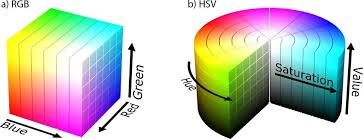
#> input picture images.jpeg, 363 x 139 px
$ python hsv.py
#> lines starting #> are read from the running program, lines starting #| are printed output that depends on the picture
# -*- coding: utf-8 -*-
"""HSV.ipynb

Automatically generated by Colaboratory.

Original file is located at
    https://colab.research.google.com/drive/0B20zzeVCKx43R2U0ZjJPYUd2YzM3aXZSNGpUT29kYV8xSWc0
"""

import numpy as np

import cv2

import operator

x = input("Enter image path: ")
#> the answer given: images.jpeg

img2 = cv2.imread(x)
#> img2 is the input picture: shape (139, 363, 3); mean B, G, R 189.8, 196.6, 195.8

cv2.imshow('img3',img2)
cv2.waitKey(0)
cv2.destroyAllWindows()


hsv_img=cv2.cvtColor(img2, cv2.COLOR_RGB2HSV)
#> hsv_img: shape (139, 363, 3); mean H, S, V 56.3, 82.2, 222.2

cv2.imshow('img3',hsv_img)
cv2.waitKey(0)
cv2.destroyAllWindows()

def auto_canny(image, sigma=0.33):
	# compute the median of the single channel pixel intensities
	v = np.median(image)

	# apply automatic Canny edge detection using the computed median
	lower = int(max(0, (1.0 - sigma) * v))
	upper = int(min(255, (1.0 + sigma) * v))
	edged = cv2.Canny(image, lower, upper)

	# return the edged image
	return edged

# [7 lines of commented-out code are left out]

gray=cv2.cvtColor(img2, cv2.COLOR_RGB2GRAY)
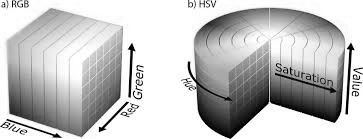
#> gray: shape (139, 363); min 0, max 255, mean 194.5

cv2.imshow('img3',gray)
cv2.waitKey(0)
cv2.destroyAllWindows()

#> (the run stopped early here; a loop or call above may not have finished)

$ run again, on test.jpeg
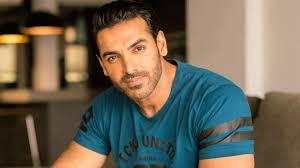
#> input picture test.jpeg, 300 x 168 px
#> img2 is the input picture: shape (168, 300, 3); mean B, G, R 85.2, 100.8, 108.3
#> hsv_img: shape (168, 300, 3); mean H, S, V 85.6, 130.9, 124.7
#> `gray=cv2.cvtColor(img2, cv2.COLOR_RGB2GRAY)`:
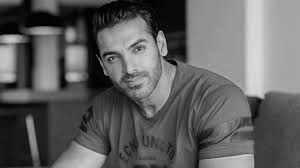
#> gray: shape (168, 300); min 0, max 218, mean 97
